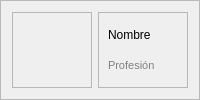
                             <widget class="QFrame" name="cap1_30">
                              <property name="frameShape">
                               <enum>QFrame::Shape::StyledPanel</enum>
                              </property>
                              <property name="frameShadow">
                               <enum>QFrame::Shadow::Raised</enum>
                              </property>
                              <layout class="QGridLayout" name="gridLayout_159">
                               <item row="1" column="1">
                                <widget class="QFrame" name="frame_117">
                                 <property name="frameShape">
                                  <enum>QFrame::Shape::StyledPanel</enum>
                                 </property>
                                 <property name="frameShadow">
                                  <enum>QFrame::Shadow::Raised</enum>
                                 </property>
                                 <layout class="QVBoxLayout" name="verticalLayout_41">
                                  <item>
                                   <layout class="QVBoxLayout" name="verticalLayout_42">
                                    <item>
                                     <widget class="QLabel" name="label_75">
                                      <property name="text">
                                       <string>Nombre</string>
                                      </property>
                                     </widget>
                                    </item>
                                    <item>
                                     <widget class="QLabel" name="label_76">
                                      <property name="font">
                                       <font>
                                        <pointsize>8</pointsize>
                                        <bold>false</bold>
                                       </font>
                                      </property>
                                      <property name="styleSheet">
                                       <string notr="true">color: gray;</string>
                                      </property>
                                      <property name="text">
                                       <string>Profesión</string>
                                      </property>
                                     </widget>
                                    </item>
                                   </layout>
                                  </item>
                                 </layout>
                                </widget>
                               </item>
                               <item row="1" column="0">
                                <widget class="QFrame" name="frame_118">
                                 <property name="maximumSize">
                                  <size>
                                   <width>80</width>
                                   <height>16777215</height>
                                  </size>
                                 </property>
                                 <property name="frameShape">
                                  <enum>QFrame::Shape::StyledPanel</enum>
                                 </property>
                                 <property name="frameShadow">
                                  <enum>QFrame::Shadow::Raised</enum>
                                 </property>
                                 <layout class="QGridLayout" name="gridLayout_53">
                                  <item row="0" column="1">
                                   <widget class="QLabel" name="label_77">
                                    <property name="text">
                                     <string/>
                                    </property>
                                    <property name="pixmap">
                                     <pixmap>icons/pngwing.com (1).png</pixmap>
                                    </property>
                                    <property name="alignment">
                                     <set>Qt::AlignmentFlag::AlignCenter</set>
                                    </property>
                                   </widget>
                                  </item>
                                 </layout>
                                </widget>
                               </item>
                              </layout>
                             </widget>
